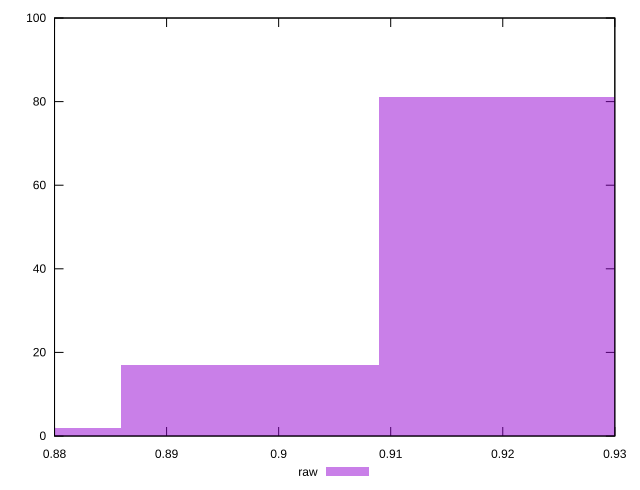

This chart was generated by the following gnuplot code:
reset

$raw <<EOF
0.920475123183533 81
0.8974632451039447 17
0.8744513670243563 2
EOF

set key outside below
set boxwidth 0.023011878079588325
set xrange [0.88:0.93]
set yrange [0:100]
set trange [0:100]
set style fill transparent solid 0.5 noborder
set terminal svg size 640, 490 enhanced background rgb 'white'
set output "report_00011_2021-02-09T10:53:21.242Z/meta/score/samples/pages+cached+noadtech+nomedia+nocss/raw/histogram.svg"

plot $raw title "raw" with boxes

reset
